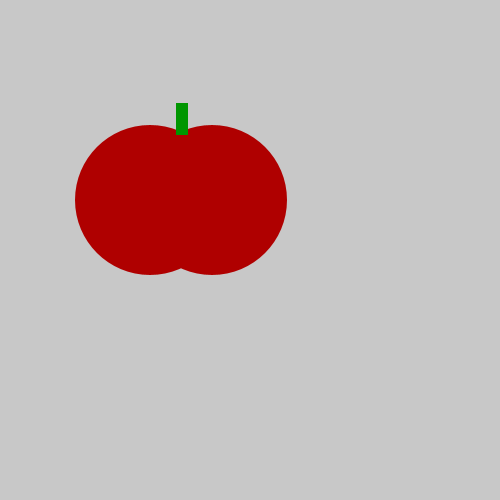
Frame 1 (no input)
Frame 60 (the mouse pressed at the canvas centre just before this capture): identical to frame 1, image omitted
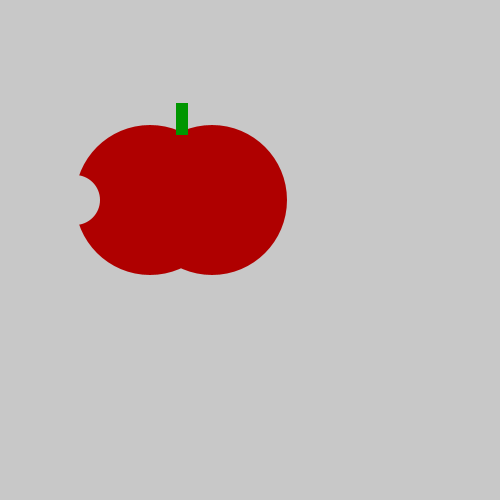
Frame 120 (the mouse held since frame 60 and released just before this capture)

The Processing sketch that drew these frames (run headless with seeded random() and noise(); from frame 60 on, the mouse is pressed at the canvas centre):

// Processing sketch: tasty_tomato
// ── tasty_tomato.pde
void setup() {
  size(500,500);
}
void draw() {
  background(200,200,200);
  noStroke();
  fill(175,0,0);
  ellipse(150,200,150,150);
  fill(175,0,0);
  ellipse(212,200,150,150);
  fill(0,150,0);
  rect(176,103,12,32);
if(mousePressed){
  fill(200,200,200);
  ellipse(75,200,50,50);
}
}
